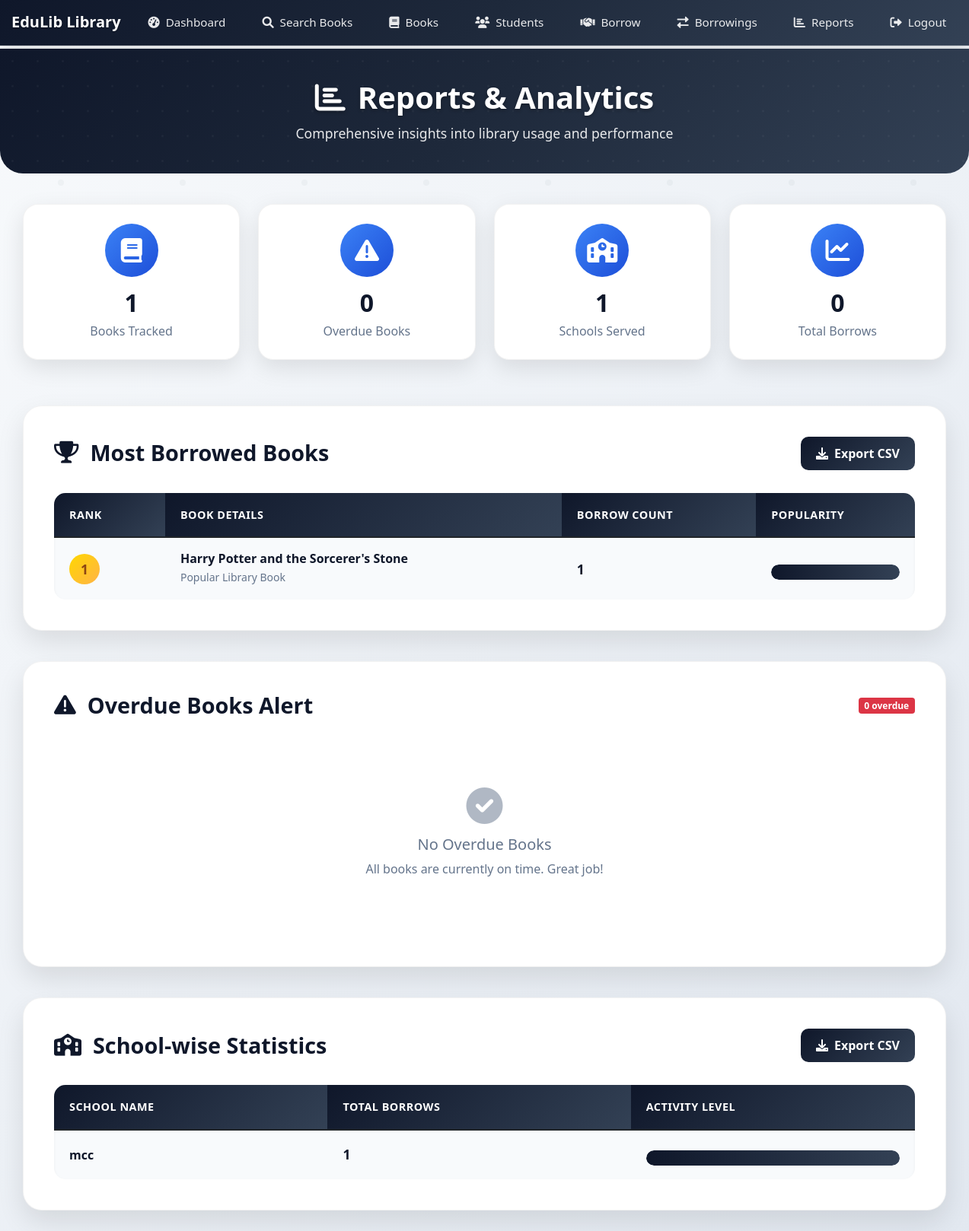
Page /reports (signed in) on the committed database.
### app/models.py (models this page shows, shortened)
class Book(db.Model):
    id = db.Column(db.Integer, primary_key=True)
    isbn = db.Column(db.String(13), unique=True, nullable=False)
    title = db.Column(db.String(200), nullable=False)
    author = db.Column(db.String(100), nullable=False)
    genre = db.Column(db.String(50))
    quantity = db.Column(db.Integer, nullable=False, default=1)
    available_quantity = db.Column(db.Integer, nullable=False, default=1)
    borrowings = db.relationship('Borrowing', backref='book', lazy=True)

class Student(UserMixin, db.Model):
    id = db.Column(db.Integer, primary_key=True)
    email = db.Column(db.String(120), unique=True, nullable=False)
    password_hash = db.Column(db.String(128))
    full_name = db.Column(db.String(100), nullable=False)
    class_name = db.Column(db.String(50), nullable=False)
    school = db.Column(db.String(100), nullable=False)
    contact = db.Column(db.String(100))
    is_admin = db.Column(db.Boolean, default=False)
    borrowings = db.relationship('Borrowing', backref='student', lazy=True)

### app/routes.py (the view)
@bp.route('/reports')
@admin_required
def reports():
    from sqlalchemy import func
    from datetime import datetime
    count_col = func.count(Borrowing.id).label('borrow_count')
    most_borrowed = db.session.query(Book.title, count_col).join(Borrowing).group_by(Book.id).order_by(count_col.desc()).limit(10).all()
    overdue = Borrowing.query.filter(Borrowing.due_date < datetime.utcnow(), Borrowing.status == 'borrowed').all()
    books_per_school = db.session.query(Student.school, func.count(Borrowing.id)).join(Borrowing).group_by(Student.school).all()
    return render_template('reports.html', most_borrowed=most_borrowed, overdue=overdue, books_per_school=books_per_school)

### app/__init__.py (called while the page is built)
@login_manager.user_loader
def load_user(user_id):
    from .models import Student
    return Student.query.get(int(user_id))

### app/routes.py (called while the page is built)
def admin_required(f):
    @wraps(f)
    def decorated_function(*args, **kwargs):
        if not current_user.is_authenticated or not current_user.is_admin:
            flash('Access denied. This is for administrators only.')
            return redirect(url_for('main.dashboard'))
        return f(*args, **kwargs)
    return decorated_function

### app/templates/reports.html (shortened to what this page needs)
{% extends "base.html" %}
{% block content %}
<div class="page-header">
    <div class="container">
        <div class="row">
            <div class="col-12 text-center">
                <h1><i class="fas fa-chart-bar me-3"></i>Reports & Analytics</h1>
                <p>Comprehensive insights into library usage and performance</p>
            </div>
        </div>
    </div>
</div>
<div class="container">
    <div class="stats-section">
        <div class="row">
            <div class="col-lg-3 col-md-6">
                <div class="stats-card">
                    <div class="icon-wrapper">
                        <i class="fas fa-book"></i>
                    </div>
                    <h3>{{ most_borrowed|length if most_borrowed else 0 }}</h3>
                    <p>Books Tracked</p>
                </div>
            </div>
            <div class="col-lg-3 col-md-6">
                <div class="stats-card">
                    <div class="icon-wrapper">
                        <i class="fas fa-exclamation-triangle"></i>
                    </div>
                    <h3>{{ overdue|length if overdue else 0 }}</h3>
                    <p>Overdue Books</p>
                </div>
            </div>
            <div class="col-lg-3 col-md-6">
                <div class="stats-card">
                    <div class="icon-wrapper">
                        <i class="fas fa-school"></i>
                    </div>
                    <h3>{{ books_per_school|length if books_per_school else 0 }}</h3>
                    <p>Schools Served</p>
                </div>
            </div>
            <div class="col-lg-3 col-md-6">
                <div class="stats-card">
                    <div class="icon-wrapper">
                        <i class="fas fa-chart-line"></i>
                    </div>
                    <h3>{% set total_borrows = 0 %}{% for school, count in books_per_school %}{% set total_borrows = total_borrows + count %}{% endfor %}{{ total_borrows }}</h3>
                    <p>Total Borrows</p>
                </div>
            </div>
        </div>
    </div>
    <div class="report-section">
        <div class="section-header">
            <h3><i class="fas fa-trophy"></i>Most Borrowed Books</h3>
            <a href="{{ url_for('main.export_popular_books_csv') }}" class="btn-export">
                <i class="fas fa-download"></i>Export CSV
            </a>
        </div>
        {% if most_borrowed %}
        <div class="popular-books-container">
            <table class="table popular-books-table">
                <thead>
                    <tr>
                        <th>Rank</th>
                        <th>Book Details</th>
                        <th>Borrow Count</th>
                        <th>Popularity</th>
                    </tr>
                </thead>
                <tbody>
                    {% for title, count in most_borrowed %}
                    {% set rank = loop.index %}
                    <tr>
                        <td>
                            <div class="rank-badge rank-{{ '1' if rank == 1 else '2' if rank == 2 else '3' if rank == 3 else 'other' }}">
                                {{ rank }}
                            </div>
                        </td>
                        <td>
                            <div class="book-info">
                                <div class="book-details">
                                    <h5>{{ title }}</h5>
                                    <small>Popular Library Book</small>
                                </div>
                            </div>
                        </td>
                        <td>
                            <span class="borrow-count">{{ count }}</span>
                        </td>
                        <td>
                            {% set max_count = most_borrowed[0][1] if most_borrowed else 1 %}
                            {% set percentage = (count / max_count * 100)|round %}
                            <div class="simple-chart">
                                <div class="chart-bar" data-width="{{ percentage }}"></div>
                            </div>
                        </td>
                    </tr>
                    {% endfor %}
                </tbody>
            </table>
        </div>
        {% else %}
        <div class="empty-state">
            <i class="fas fa-book-open"></i>
            <h5>No Borrowing Data Available</h5>
            <p>Borrowing statistics will appear here once students start borrowing books.</p>
        </div>
        {% endif %}
    </div>
    <div class="report-section">
        <div class="section-header">
            <h3><i class="fas fa-exclamation-triangle"></i>Overdue Books Alert</h3>
            <span class="badge bg-danger">{{ overdue|length if overdue else 0 }} overdue</span>
        </div>
        {% if overdue %}
        <div class="overdue-section">
            <div class="overdue-header">
                <i class="fas fa-exclamation-triangle"></i>
                <h5>Books Past Due Date</h5>
            </div>
            {% for borrowing in overdue %}
            <div class="overdue-item">
                <div>
                    <div class="overdue-student">{{ borrowing.student.full_name }}</div>
                    <div class="overdue-book">{{ borrowing.book.title }}</div>
                </div>
                <div class="overdue-date">
                    Due: {{ borrowing.due_date.strftime('%b %d, %Y') }}
                </div>
            </div>
            {% endfor %}
        </div>
        {% else %}
        <div class="empty-state">
            <i class="fas fa-check-circle"></i>
            <h5>No Overdue Books</h5>
            <p>All books are currently on time. Great job!</p>
        </div>
        {% endif %}
    </div>
    <div class="report-section">
        <div class="section-header">
            <h3><i class="fas fa-school"></i>School-wise Statistics</h3>
            <a href="{{ url_for('main.export_school_books_csv') }}" class="btn-export">
                <i class="fas fa-download"></i>Export CSV
            </a>
        </div>
        {% if books_per_school %}
        <div class="school-stats-container">
            <table class="table school-stats-table">
                <thead>
                    <tr>
                        <th>School Name</th>
                        <th>Total Borrows</th>
                        <th>Activity Level</th>
                    </tr>
                </thead>
                <tbody>
                    {% for school, count in books_per_school %}
                    <tr>
                        <td>
                            <span class="school-name">{{ school }}</span>
                        </td>
                        <td>
                            <span class="school-count">{{ count }}</span>
                        </td>
                        <td>
                            {% set max_count = books_per_school[0][1] if books_per_school else 1 %}
                            {% set percentage = (count / max_count * 100)|round %}
                            <div class="simple-chart">
                                <div class="chart-bar" data-width="{{ percentage }}"></div>
                            </div>
                        </td>
                    </tr>
                    {% endfor %}
                </tbody>
            </table>
        </div>
        {% else %}
        <div class="empty-state">
            <i class="fas fa-school"></i>
            <h5>No School Data Available</h5>
            <p>School statistics will appear here once borrowing activity begins.</p>
        </div>
        {% endif %}
    </div>
</div>
{% endblock %}

### app/templates/base.html (style rules this page uses)
body { font-family: 'Segoe UI', Tahoma, Geneva, Verdana, sans-serif; background: linear-gradient(135deg, #f8fafc 0%, #e2e8f0 100%); min-height: 100vh; position: relative; }
body::before { content: ''; position: fixed; top: 0; left: 0; width: 100%; height: 100%; pointer-events: none; z-index: -1; }
.container { max-width: 100%; padding-left: 15px; padding-right: 15px; }

### rows in the picture
Book: id "1", title "Harry Potter and the Sorcerer's Stone", {{ percentage }} 100.0 (drawn)
Student: school "mcc", id "1", {{ percentage }} 100.0 (drawn)

### other values in the picture
{{ most_borrowed|length if most_borrowed else 0 }} "1"
{{ overdue|length if overdue else 0 }} "0"
{{ books_per_school|length if books_per_school else 0 }} "1"
{{ total_borrows }} "0"
